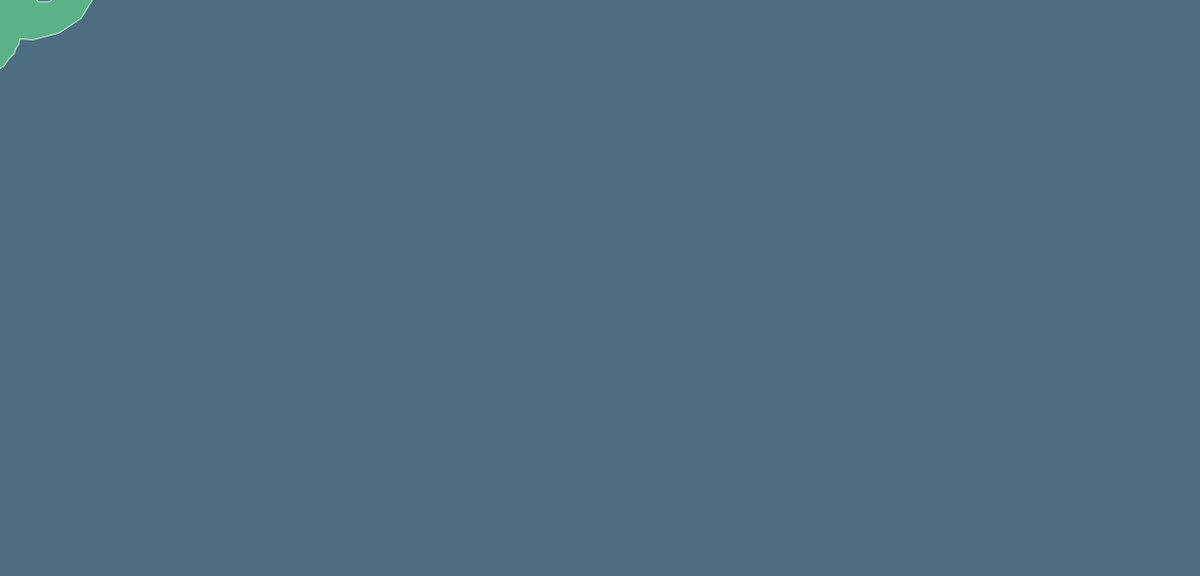
Frame 1 (no input)
Frame 60 (no input): identical to frame 1, image omitted
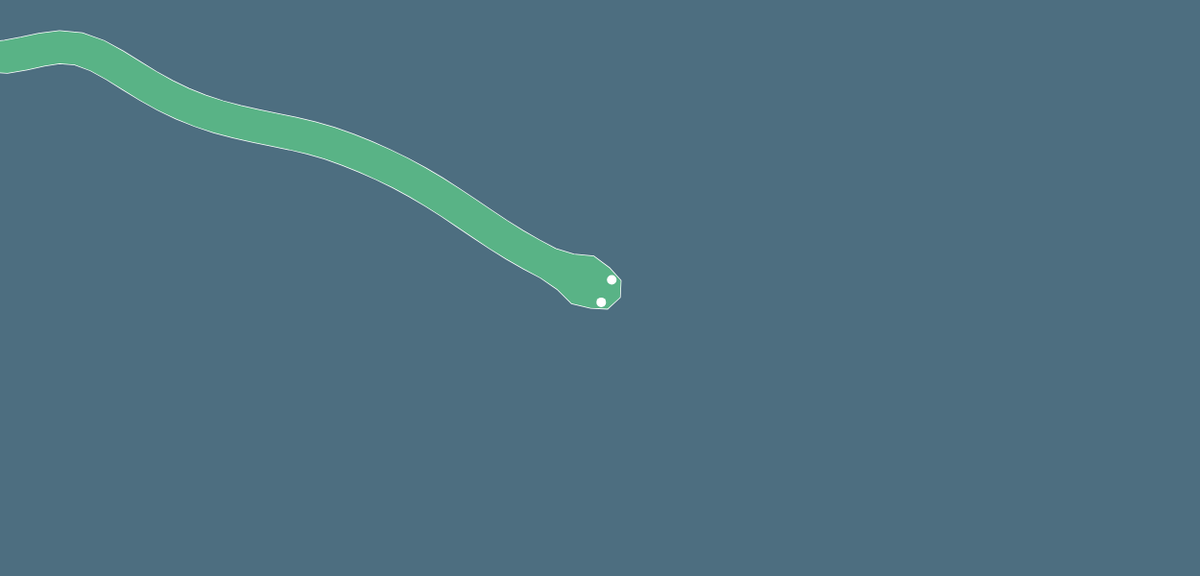
Frame 120 (the mouse pressed at the canvas centre since frame 60)

The p5.js sketch that drew these frames (run headless with seeded random() and noise() and a simulated clock; from frame 60 on, the mouse is pressed at the canvas centre):

// p5.js sketch
// ── sketch.js
// =============================
// Configuration
// =============================
let segmentDistance = 20;
let segmentCount = 35;

let segmentSizes = [];
let spinePoints = [];
let segmentDirections = [];

let leftEyePosition;
let rightEyePosition;

let maxTurnAngle; // smaller = stiffer body

// =============================
// Setup
// =============================
function setup() {
    // Define body segment sizes
    for (let i = 0; i <= segmentCount; i++) {
        if (i === 0) segmentSizes[i] = 23; // head base
        if (i === 1) segmentSizes[i] = 27; // head bulge
        if (i === 2) segmentSizes[i] = 20; // neck
        if (i > 2 && i < segmentCount) segmentSizes[i] = 17; // body
        if (i === segmentCount) segmentSizes[i] = 15; // tail tip
    }

    colorMode(HSB);
    createCanvas(1250, 600);

    maxTurnAngle = radians(25);

    // Initialize spine points
    spinePoints[0] = createVector(0, 0);

    for (let i = 1; i <= segmentCount; i++) {
        spinePoints[i] = createVector(0.01, 0.01);
    }

    leftEyePosition = createVector(0.01, 0.01);
    rightEyePosition = createVector(0.01, 0.01);
}

// =============================
// Main Draw Loop
// =============================
function draw() {
    background(200, 40, 50);

    // Head follows mouse
    spinePoints[0].set(mouseX, mouseY);

    // Update body physics
    for (let i = 0; i < spinePoints.length - 1; i++) {
        // Desired direction toward previous position
        let desiredDirection = p5.Vector.sub(
            spinePoints[i + 1],
            spinePoints[i],
        ).normalize();

        if (i > 0) {
            let angleDifference =
                desiredDirection.heading() - segmentDirections[i - 1].heading();

            angleDifference = atan2(sin(angleDifference), cos(angleDifference));

            angleDifference = constrain(
                angleDifference,
                -maxTurnAngle,
                maxTurnAngle,
            );

            segmentDirections[i] = segmentDirections[i - 1]
                .copy()
                .rotate(angleDifference);
        } else {
            segmentDirections[i] = desiredDirection;
        }

        // Position next segment
        spinePoints[i + 1].set(
            spinePoints[i].x + segmentDirections[i].x * segmentDistance,
            spinePoints[i].y + segmentDirections[i].y * segmentDistance,
        );
    }

    // Draw body outline
    strokeWeight(1.5);
    stroke(100);
    noFill();
    drawBodyShape();

    // Fill body
    fill(150, 50, 70);
    noStroke();
    drawBodyShape();

    // Draw eyes
    strokeWeight(10);
    stroke(100);
    point(leftEyePosition.x, leftEyePosition.y);
    point(rightEyePosition.x, rightEyePosition.y);

    // Debug options
    // drawCircles();
    // drawSpine();
}

// =============================
// Body Shape Construction
// =============================
function drawBodyShape() {
    beginShape();

    // ---------- Forward pass (left side) ----------
    for (let i = 0; i < spinePoints.length; i++) {
        if (i < spinePoints.length - 1) {
            let headingAngle = Math.atan2(
                segmentDirections[i].y,
                segmentDirections[i].x,
            );

            if (i === 0) {
                // Eye positions
                leftEyePosition.set(
                    spinePoints[i].x +
                        segmentSizes[i] *
                            0.65 *
                            cos(headingAngle - PI * (2 / 3)),
                    spinePoints[i].y +
                        segmentSizes[i] *
                            0.65 *
                            sin(headingAngle - PI * (2 / 3)),
                );

                rightEyePosition.set(
                    spinePoints[i].x +
                        segmentSizes[i] *
                            0.65 *
                            cos(headingAngle + PI * (2 / 3)),
                    spinePoints[i].y +
                        segmentSizes[i] *
                            0.65 *
                            sin(headingAngle + PI * (2 / 3)),
                );

                // Head rounding points
                vertex(
                    spinePoints[i].x +
                        segmentSizes[i] * cos(headingAngle - PI * (3 / 4)),
                    spinePoints[i].y +
                        segmentSizes[i] * sin(headingAngle - PI * (3 / 4)),
                );

                vertex(
                    spinePoints[i].x + segmentSizes[i] * cos(headingAngle + PI),
                    spinePoints[i].y + segmentSizes[i] * sin(headingAngle + PI),
                );

                vertex(
                    spinePoints[i].x +
                        segmentSizes[i] * cos(headingAngle + PI * (3 / 4)),
                    spinePoints[i].y +
                        segmentSizes[i] * sin(headingAngle + PI * (3 / 4)),
                );
            }

            // Left side body point
            vertex(
                spinePoints[i].x + segmentSizes[i] * cos(headingAngle + PI / 2),
                spinePoints[i].y + segmentSizes[i] * sin(headingAngle + PI / 2),
            );
        }

        // ---------- Tail rounding ----------
        if (i === spinePoints.length - 1) {
            let tailHeading = Math.atan2(
                segmentDirections[i - 1].y,
                segmentDirections[i - 1].x,
            );

            vertex(
                spinePoints[i].x + segmentSizes[i] * cos(tailHeading + PI / 2),
                spinePoints[i].y + segmentSizes[i] * sin(tailHeading + PI / 2),
            );

            vertex(
                spinePoints[i].x +
                    segmentSizes[i] * cos(tailHeading + PI * (1 / 4)),
                spinePoints[i].y +
                    segmentSizes[i] * sin(tailHeading + PI * (1 / 4)),
            );

            vertex(
                spinePoints[i].x + segmentSizes[i] * cos(tailHeading),
                spinePoints[i].y + segmentSizes[i] * sin(tailHeading),
            );

            vertex(
                spinePoints[i].x +
                    segmentSizes[i] * cos(tailHeading - PI * (1 / 4)),
                spinePoints[i].y +
                    segmentSizes[i] * sin(tailHeading - PI * (1 / 4)),
            );
        }
    }

    // ---------- Backward pass (right side) ----------
    for (let i = spinePoints.length - 1; i >= 0; i--) {
        if (i > 0) {
            let headingAngle = Math.atan2(
                segmentDirections[i - 1].y,
                segmentDirections[i - 1].x,
            );

            vertex(
                spinePoints[i].x + segmentSizes[i] * cos(headingAngle - PI / 2),
                spinePoints[i].y + segmentSizes[i] * sin(headingAngle - PI / 2),
            );
        } else {
            let headingAngle = Math.atan2(
                segmentDirections[i].y,
                segmentDirections[i].x,
            );

            vertex(
                spinePoints[i].x + segmentSizes[i] * cos(headingAngle - PI / 2),
                spinePoints[i].y + segmentSizes[i] * sin(headingAngle - PI / 2),
            );
        }
    }

    endShape(CLOSE);
}

// =============================
// Debug Helpers
// =============================
function drawCircles() {
    for (let i = 0; i < spinePoints.length; i++) {
        ellipse(spinePoints[i].x, spinePoints[i].y, segmentSizes[i] * 2);
    }
}

function drawSpine() {
    for (let i = 0; i < spinePoints.length - 1; i++) {
        line(
            spinePoints[i].x,
            spinePoints[i].y,
            spinePoints[i + 1].x,
            spinePoints[i + 1].y,
        );
    }
}
